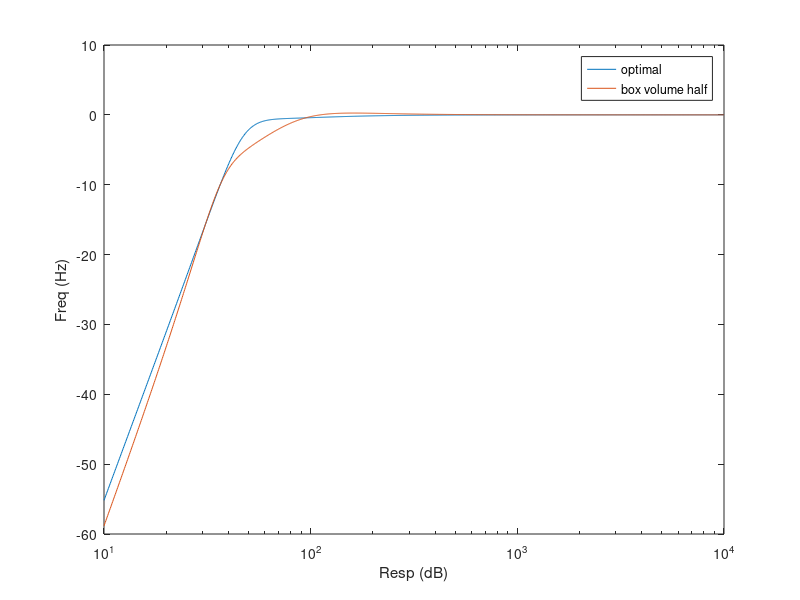

Reproduce this figure in MATLAB.
    %Define the Parameters 
fs = 50;  %Resonant frequency of the transducer 
Qts =  0.4; % Quality factor of the transducer 
Vas = 42.5; %Compliance of the volume (Litres)

%%%%%%%%KEELES PARAMETERS%%%% IDEAL PARAMETERS
Vb = 15 * Vas * (Qts^(2.87)); % Optimal volume of the box 
f3db = 0.26*fs*(Qts^(-.14));  % 3db frequency
fb = 0.42*fs*(Qts^(-0.9));   %Box frequency 

%%%%%%Assuming the box size 
%Parameters to calculate the frequency response 
A=fb^2/fs^2;
B=A/Qts+fb/(7*fs);
C=1+A+fb/(7*Qts*fs)+Vas/Vb;
D=1/Qts+fb/(7*fs);

%%%Manually entering the box volume and calulating the parameters
Vbhalf=Vb/2;
fbhalf=(Vas/Vbhalf)^0.32*fs;

Ah=fbhalf^2/fs^2;
Bh=A/Qts+fbhalf/(7*fs);
Ch=1+A+fbhalf/(7*Qts*fs)+Vas/Vbhalf;
Dh=1/Qts+fbhalf/(7*fs);

%%Plotting the frequency response 
f=logspace(1,4,1000);
Fn2 = (f/fs).^2;
Fn4 = Fn2.^2;
%fn=f/fs;    
resp = 10*log10(Fn4.^2./((Fn4-C.*Fn2+A).^2 + Fn2.*(D.*Fn2-B).^2));
resphalf = 10*log10(Fn4.^2./((Fn4-Ch.*Fn2+Ah).^2 + Fn2.*(Dh.*Fn2-Bh).^2));
figure
semilogx(f,[resp; resphalf]);
xlabel('Resp (dB)')
ylabel('Freq (Hz)')
legend('optimal','box volume half');





